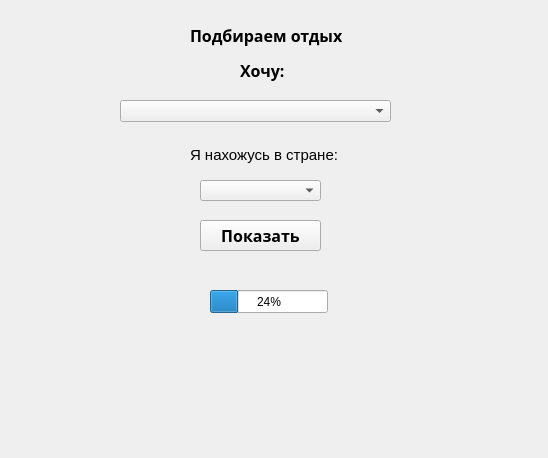
<?xml version="1.0" encoding="UTF-8"?>
<ui version="4.0">
 <class>MainWindow</class>
 <widget class="QMainWindow" name="MainWindow">
  <property name="geometry">
   <rect>
    <x>0</x>
    <y>0</y>
    <width>548</width>
    <height>458</height>
   </rect>
  </property>
  <property name="windowTitle">
   <string>Holiday Helper</string>
  </property>
  <widget class="QWidget" name="centralWidget">
   <widget class="QLabel" name="label">
    <property name="geometry">
     <rect>
      <x>190</x>
      <y>10</y>
      <width>161</width>
      <height>51</height>
     </rect>
    </property>
    <property name="font">
     <font>
      <family>Segoe UI Semibold</family>
      <pointsize>12</pointsize>
      <weight>75</weight>
      <bold>true</bold>
     </font>
    </property>
    <property name="text">
     <string>Подбираем отдых</string>
    </property>
   </widget>
   <widget class="QProgressBar" name="progressBar">
    <property name="geometry">
     <rect>
      <x>210</x>
      <y>290</y>
      <width>118</width>
      <height>23</height>
     </rect>
    </property>
    <property name="value">
     <number>24</number>
    </property>
   </widget>
   <widget class="QLabel" name="label_2">
    <property name="geometry">
     <rect>
      <x>240</x>
      <y>60</y>
      <width>51</width>
      <height>21</height>
     </rect>
    </property>
    <property name="font">
     <font>
      <family>Segoe UI Semibold</family>
      <pointsize>12</pointsize>
      <weight>75</weight>
      <bold>true</bold>
     </font>
    </property>
    <property name="text">
     <string>Хочу: </string>
    </property>
   </widget>
   <widget class="QComboBox" name="comboBox">
    <property name="geometry">
     <rect>
      <x>120</x>
      <y>100</y>
      <width>271</width>
      <height>22</height>
     </rect>
    </property>
    <item>
     <property name="text">
      <string/>
     </property>
    </item>
    <item>
     <property name="text">
      <string>Валяться на пляже</string>
     </property>
    </item>
    <item>
     <property name="text">
      <string>Осматривать достопримечательности</string>
     </property>
    </item>
    <item>
     <property name="text">
      <string>Кататься на лыжах и сноуборде</string>
     </property>
    </item>
    <item>
     <property name="text">
      <string>Заниматься шопингом</string>
     </property>
    </item>
    <item>
     <property name="text">
      <string>Дышать романтикой</string>
     </property>
    </item>
    <item>
     <property name="text">
      <string>Расслабляться в спа</string>
     </property>
    </item>
    <item>
     <property name="text">
      <string>Заниматься дайвингом</string>
     </property>
    </item>
    <item>
     <property name="text">
      <string>Кататься на сёрфе</string>
     </property>
    </item>
    <item>
     <property name="text">
      <string>Ловить ветер на кайте и виндсёрфе</string>
     </property>
    </item>
    <item>
     <property name="text">
      <string>Покорять дикую природу</string>
     </property>
    </item>
    <item>
     <property name="text">
      <string>Отдыхать всей семьёй</string>
     </property>
    </item>
   </widget>
   <widget class="QPushButton" name="pushButton">
    <property name="geometry">
     <rect>
      <x>200</x>
      <y>220</y>
      <width>121</width>
      <height>31</height>
     </rect>
    </property>
    <property name="font">
     <font>
      <family>Segoe UI Semibold</family>
      <pointsize>12</pointsize>
      <weight>75</weight>
      <bold>true</bold>
     </font>
    </property>
    <property name="text">
     <string>Показать</string>
    </property>
   </widget>
   <widget class="QComboBox" name="comboBox_2">
    <property name="geometry">
     <rect>
      <x>200</x>
      <y>180</y>
      <width>121</width>
      <height>21</height>
     </rect>
    </property>
    <item>
     <property name="text">
      <string/>
     </property>
    </item>
    <item>
     <property name="text">
      <string>Австралия</string>
     </property>
    </item>
    <item>
     <property name="text">
      <string>Англия</string>
     </property>
    </item>
    <item>
     <property name="text">
      <string>Америка</string>
     </property>
    </item>
    <item>
     <property name="text">
      <string>Беларусь</string>
     </property>
    </item>
    <item>
     <property name="text">
      <string>Болгария</string>
     </property>
    </item>
    <item>
     <property name="text">
      <string>Германия</string>
     </property>
    </item>
    <item>
     <property name="text">
      <string>Греция</string>
     </property>
    </item>
    <item>
     <property name="text">
      <string>Испания</string>
     </property>
    </item>
    <item>
     <property name="text">
      <string>Казахстан</string>
     </property>
    </item>
    <item>
     <property name="text">
      <string>Норвегия</string>
     </property>
    </item>
    <item>
     <property name="text">
      <string>Россия</string>
     </property>
    </item>
   </widget>
   <widget class="QLabel" name="label_3">
    <property name="geometry">
     <rect>
      <x>190</x>
      <y>140</y>
      <width>161</width>
      <height>31</height>
     </rect>
    </property>
    <property name="text">
     <string>&lt;html&gt;&lt;head/&gt;&lt;body&gt;&lt;p&gt;&lt;span style=&quot; font-size:11pt;&quot;&gt;Я нахожусь в стране:&lt;/span&gt;&lt;/p&gt;&lt;/body&gt;&lt;/html&gt;</string>
    </property>
   </widget>
  </widget>
  <widget class="QMenuBar" name="menuBar">
   <property name="geometry">
    <rect>
     <x>0</x>
     <y>0</y>
     <width>548</width>
     <height>21</height>
    </rect>
   </property>
  </widget>
 </widget>
 <layoutdefault spacing="6" margin="11"/>
 <resources/>
 <connections/>
</ui>
